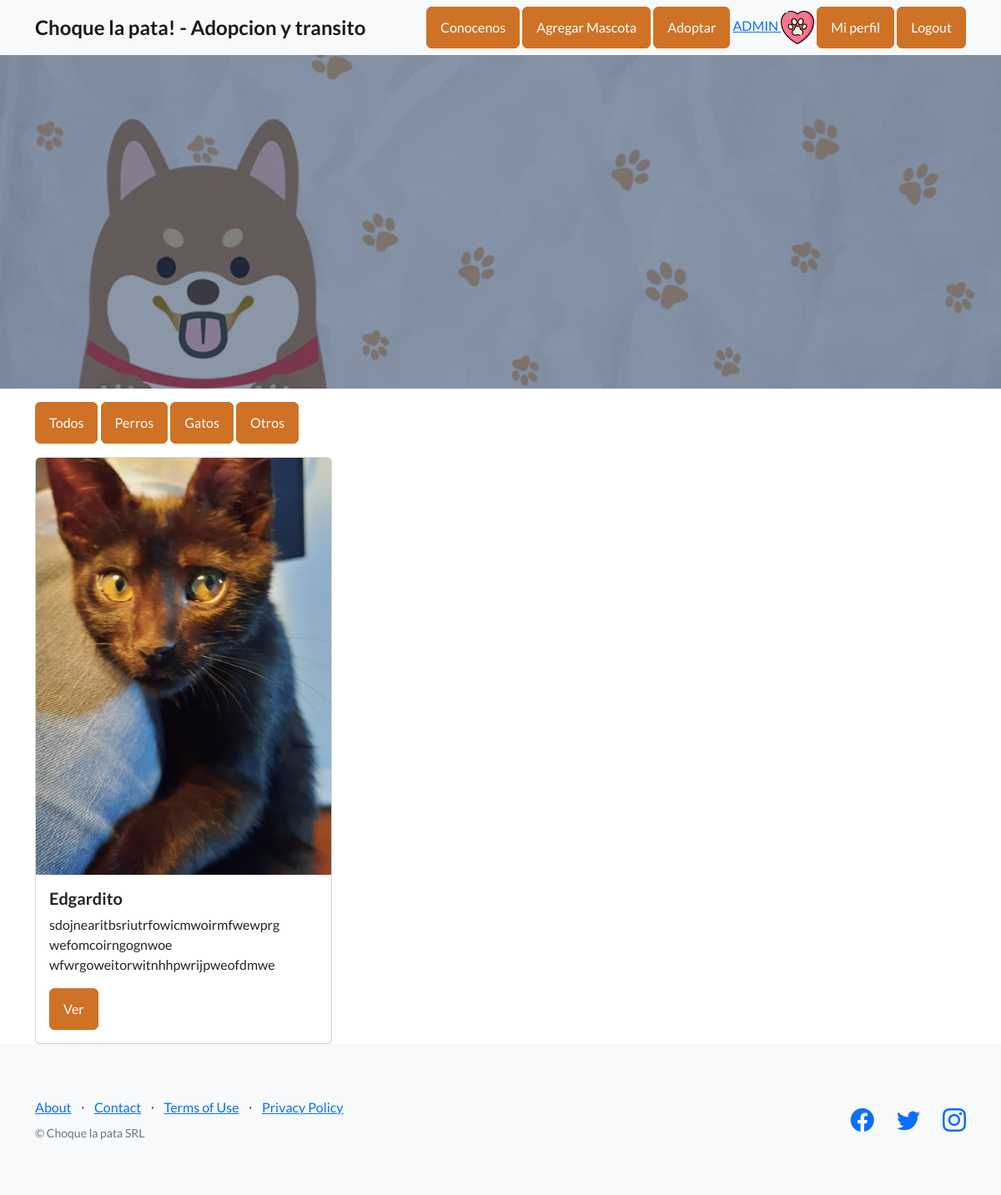
The app's page /lista-gatos/ (signed in) with its own data.
### usuarios/models.py (models this page shows, shortened)
class Avatar (models.Model):
    user = models.OneToOneField(User, on_delete=models.CASCADE)
    imagen = models.ImageField(upload_to='avatares', null=True, blank=True)

### mascotas/models.py (models this page shows, shortened)
class Mascota(models.Model):
    selecionarEspecie = (
    ('perro','Perro'),
    ('gato', 'Gato'),
    ('otro','Otro'),
    )
    usuario = models.ForeignKey(User, on_delete=models.CASCADE, null=True, blank=True)
    titulo = models.CharField(max_length=200)
    especie = models.CharField(max_length=15, choices=selecionarEspecie, default='otro')
    edad = models.IntegerField()
    descripcion = models.TextField(max_length=400)
    fechaPublicacion = models.DateTimeField(auto_now_add=True)
    telefonoContacto = models.IntegerField()
    emailContacto = models.EmailField()
    imagenMascota = models.ImageField(null=True, blank=True, upload_to='imagenes')

### mascotas/views.py (the view)
# urls.py: path('lista-gatos/', views.GatoList.as_view(), name="gatos"),
class GatoList(ListView):
    queryset = Mascota.objects.filter(especie__startswith= 'gato')
    context_object_name = 'gatos'
    template_name = 'mascotas/listaGatos.html'

### mascotas/templates/mascotas/listaGatos.html (shortened to what this page needs)
{% extends 'usuarios/modeloheredable.html' %}
{% load static %}
{% block main %}
  <div class="container">
    <a class="btn btn-primary" href="{% url 'lista mascotas' %}" style="background-color: var(--bs-orange); border-color: var(--bs-orange);">Todos</a>
    <a class="btn btn-primary" href="{% url 'perros' %}" style="background-color: var(--bs-orange); border-color: var(--bs-orange);">Perros</a>
    <a class="btn btn-primary" href="{% url 'gatos' %}" style="background-color: var(--bs-orange); border-color: var(--bs-orange);">Gatos</a>
    <a class="btn btn-primary" href="{% url 'otros' %}" style="background-color: var(--bs-orange); border-color: var(--bs-orange);">Otros</a>
  <div class="row row-cols-1 row-cols-md-3 g-4">
      {% for mascota in object_list %}
          <div class="col">
            <div class="card h-100">
              {% if mascota.imagenMascota %}
                <img src="{{mascota.imagenMascota.url}}" class="card-img-top" alt="...">
              {% endif %}
              <div class="card-body">
                <h5 class="card-title">{{ mascota.titulo }}</h5>
                <p class="card-text">{{ mascota.descripcion|truncatechars:100 }}</p>
                <a href="{% url 'detalle mascota' mascota.id %}" class="btn btn-primary" style="background-color: var(--bs-orange); border-color: var(--bs-orange);">Ver</a>
            </div>
          </div>
        </div>
      {% endfor %}
    </div>
  </div>
{% endblock main %}

### usuarios/templates/usuarios/modeloheredable.html (shortened to what this page needs)
<!DOCTYPE html>
{% load static %}
<html lang="en">
    <head>
        <link href="https://cdn.jsdelivr.net/npm/bootstrap-icons@1.5.0/font/bootstrap-icons.css" rel="stylesheet" type="text/css" />
        <link href= '{% static "usuarios/css/styles.css" %}' rel="stylesheet" />
    </head>
    <body>
        <nav class="navbar navbar-light bg-light static-top">
            <div class="container">
                <a class="navbar-brand" href="{% url 'main' %}"> <strong style="font-size: larger;">Choque la pata! - Adopcion y transito</strong> </a>
                <div class="float-right">
                <a class="btn btn-primary" href= "{% url 'AboutUs' %}" style="background-color: var(--bs-orange); border-color: var(--bs-orange);">Conocenos</a>
                <a class="btn btn-primary" href= "{% url 'crear mascota' %}" style="background-color: var(--bs-orange); border-color: var(--bs-orange);">Agregar Mascota</a>
                <a class="btn btn-primary" href= "{% url 'lista mascotas' %}" style="background-color: var(--bs-orange); border-color: var(--bs-orange);">Adoptar</a>
                {% if request.user.is_authenticated %}
                <a class= "text large mb-4 mb-lg-0"> {{request.user.username}} <img height="40px" src="{{request.user.avatar.imagen.url}}"></a>
                <a class="btn btn-primary" href="{% url 'EditarPerfil' %}" style="background-color: var(--bs-orange); border-color: var(--bs-orange);">Mi perfil</a>
                <a class="btn btn-primary" href="{% url 'Logout' %}" style="background-color: var(--bs-orange); border-color: var(--bs-orange);">Logout</a>
                {% endif %}
                </div>
            </div>
        </nav>
        <header class="masthead">
            <div class="container position-relative">
                <div class="row justify-content-center">
                    <div class="col-xl-6">
                    </div>
                </div>
            </div>
        </header>
        {% block main %}
        {% endblock %}
        <footer class="footer bg-light">
            <div class="container">
                <div class="row">
                    <div class="col-lg-6 h-100 text-center text-lg-start my-auto">
                        <ul class="list-inline mb-2">
                            <li class="list-inline-item"><a href={% url 'AboutUs' %}>About</a></li>
                            <li class="list-inline-item">⋅</li>
                            <li class="list-inline-item"><a href={% url 'main' %}>Contact</a></li>
                            <li class="list-inline-item">⋅</li>
                            <li class="list-inline-item"><a href={% url 'main' %}>Terms of Use</a></li>
                            <li class="list-inline-item">⋅</li>
                            <li class="list-inline-item"><a href={% url 'main' %}>Privacy Policy</a></li>
                        </ul>
                        <p class="text-muted small mb-4 mb-lg-0">&copy; Choque la pata SRL</p>
                    </div>
                    <div class="col-lg-6 h-100 text-center text-lg-end my-auto">
                        <ul class="list-inline mb-0">
                            <li class="list-inline-item me-4">
                                <a href="http://www.facebook.com"><i class="bi-facebook fs-3"></i></a>
                            </li>
                            <li class="list-inline-item me-4">
                                <a href="http://www.twitter.com"><i class="bi-twitter fs-3"></i></a>
                            </li>
                            <li class="list-inline-item">
                                <a href="http://www.instagram.com"><i class="bi-instagram fs-3"></i></a>
                            </li>
                        </ul>
                    </div>
                </div>
            </div>
        </footer>
    </body>
</html>

### mascotas/templates/mascotas/listaGatos.html (style rules this page uses)
.card-img-top { object-fit: cover; width: 100%; height: 500px; }

### records on screen
Mascota: imagenMascota (picture), titulo "Edgardito", descripcion "sdojnearitbsriutrfowicmwoirmfwewprg wefomcoirngognwoe wfwrgoweitorwitnhhpwrijpweofdmwe"

### other values on screen
{{ request.user.username }} "ADMIN"
